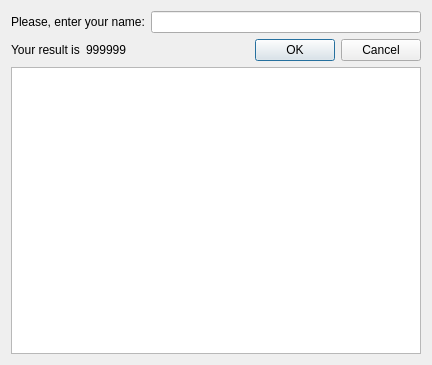
<?xml version="1.0" encoding="UTF-8"?>
<ui version="4.0">
 <class>Dialog</class>
 <widget class="QDialog" name="Dialog">
  <property name="geometry">
   <rect>
    <x>0</x>
    <y>0</y>
    <width>432</width>
    <height>365</height>
   </rect>
  </property>
  <property name="windowTitle">
   <string>Dialog</string>
  </property>
  <layout class="QVBoxLayout" name="verticalLayout">
   <item>
    <layout class="QHBoxLayout" name="horizontalLayout">
     <item>
      <widget class="QLabel" name="label_2">
       <property name="text">
        <string>Please, enter your name:</string>
       </property>
      </widget>
     </item>
     <item>
      <widget class="QLineEdit" name="leName"/>
     </item>
    </layout>
   </item>
   <item>
    <layout class="QHBoxLayout" name="horizontalLayout_2">
     <item>
      <widget class="QLabel" name="label">
       <property name="text">
        <string>Your result is</string>
       </property>
      </widget>
     </item>
     <item>
      <widget class="QLabel" name="lResult">
       <property name="text">
        <string>999999</string>
       </property>
      </widget>
     </item>
     <item>
      <spacer name="horizontalSpacer">
       <property name="orientation">
        <enum>Qt::Horizontal</enum>
       </property>
       <property name="sizeHint" stdset="0">
        <size>
         <width>40</width>
         <height>20</height>
        </size>
       </property>
      </spacer>
     </item>
     <item>
      <widget class="QDialogButtonBox" name="buttonBox">
       <property name="orientation">
        <enum>Qt::Horizontal</enum>
       </property>
       <property name="standardButtons">
        <set>QDialogButtonBox::Cancel|QDialogButtonBox::Ok</set>
       </property>
      </widget>
     </item>
    </layout>
   </item>
   <item>
    <widget class="QTableWidget" name="twResults"/>
   </item>
  </layout>
 </widget>
 <resources/>
 <connections>
  <connection>
   <sender>buttonBox</sender>
   <signal>accepted()</signal>
   <receiver>Dialog</receiver>
   <slot>accept()</slot>
   <hints>
    <hint type="sourcelabel">
     <x>248</x>
     <y>254</y>
    </hint>
    <hint type="destinationlabel">
     <x>157</x>
     <y>274</y>
    </hint>
   </hints>
  </connection>
  <connection>
   <sender>buttonBox</sender>
   <signal>rejected()</signal>
   <receiver>Dialog</receiver>
   <slot>reject()</slot>
   <hints>
    <hint type="sourcelabel">
     <x>316</x>
     <y>260</y>
    </hint>
    <hint type="destinationlabel">
     <x>286</x>
     <y>274</y>
    </hint>
   </hints>
  </connection>
 </connections>
</ui>
